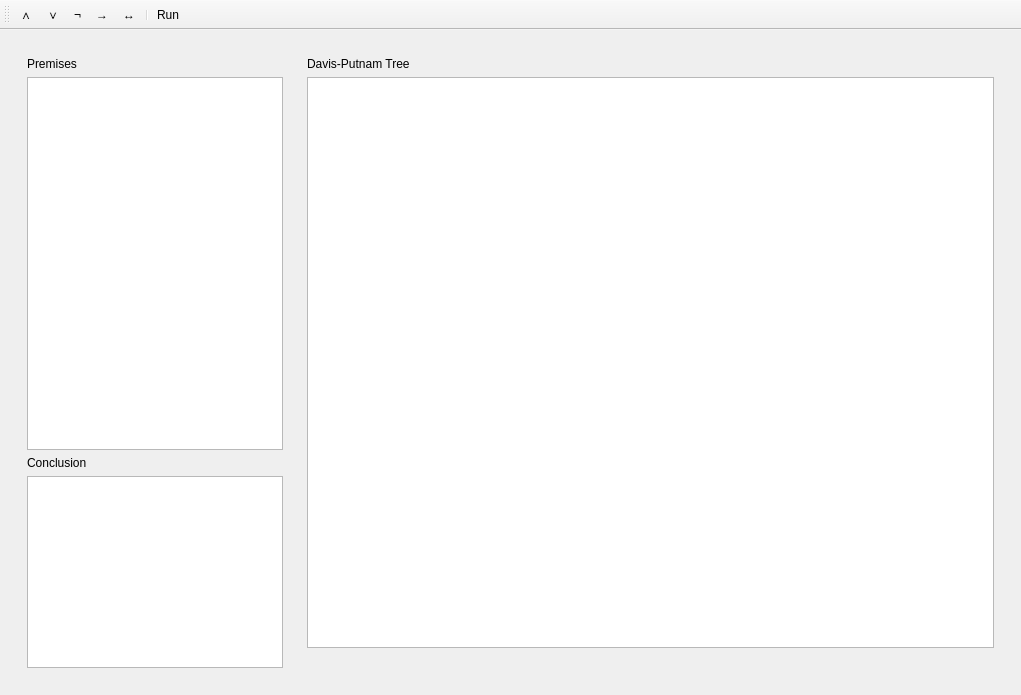
<?xml version="1.0" encoding="UTF-8"?>
<ui version="4.0">
 <class>MainWindow</class>
 <widget class="QMainWindow" name="MainWindow">
  <property name="geometry">
   <rect>
    <x>0</x>
    <y>0</y>
    <width>1021</width>
    <height>695</height>
   </rect>
  </property>
  <property name="sizePolicy">
   <sizepolicy hsizetype="Expanding" vsizetype="Expanding">
    <horstretch>0</horstretch>
    <verstretch>0</verstretch>
   </sizepolicy>
  </property>
  <property name="windowTitle">
   <string>Davis Putnam Tree</string>
  </property>
  <widget class="QWidget" name="centralwidget">
   <property name="enabled">
    <bool>true</bool>
   </property>
   <property name="sizePolicy">
    <sizepolicy hsizetype="MinimumExpanding" vsizetype="MinimumExpanding">
     <horstretch>1</horstretch>
     <verstretch>1</verstretch>
    </sizepolicy>
   </property>
   <layout class="QVBoxLayout" name="verticalLayout_9">
    <item>
     <widget class="QWidget" name="appWidget" native="true">
      <property name="sizePolicy">
       <sizepolicy hsizetype="Expanding" vsizetype="Expanding">
        <horstretch>0</horstretch>
        <verstretch>0</verstretch>
       </sizepolicy>
      </property>
      <layout class="QHBoxLayout" name="horizontalLayout_2">
       <property name="sizeConstraint">
        <enum>QLayout::SetNoConstraint</enum>
       </property>
       <item>
        <widget class="QWidget" name="inputWidget" native="true">
         <property name="sizePolicy">
          <sizepolicy hsizetype="Fixed" vsizetype="Preferred">
           <horstretch>0</horstretch>
           <verstretch>0</verstretch>
          </sizepolicy>
         </property>
         <layout class="QVBoxLayout" name="verticalLayout_8">
          <property name="sizeConstraint">
           <enum>QLayout::SetNoConstraint</enum>
          </property>
          <item>
           <widget class="QLabel" name="label">
            <property name="sizePolicy">
             <sizepolicy hsizetype="Fixed" vsizetype="Fixed">
              <horstretch>0</horstretch>
              <verstretch>0</verstretch>
             </sizepolicy>
            </property>
            <property name="text">
             <string>Premises</string>
            </property>
           </widget>
          </item>
          <item>
           <widget class="QPlainTextEdit" name="premiseBox">
            <property name="sizePolicy">
             <sizepolicy hsizetype="Fixed" vsizetype="Expanding">
              <horstretch>0</horstretch>
              <verstretch>0</verstretch>
             </sizepolicy>
            </property>
           </widget>
          </item>
          <item>
           <widget class="QLabel" name="label_2">
            <property name="sizePolicy">
             <sizepolicy hsizetype="Fixed" vsizetype="Fixed">
              <horstretch>0</horstretch>
              <verstretch>0</verstretch>
             </sizepolicy>
            </property>
            <property name="text">
             <string>Conclusion</string>
            </property>
           </widget>
          </item>
          <item>
           <widget class="QPlainTextEdit" name="conclusionBox">
            <property name="sizePolicy">
             <sizepolicy hsizetype="Fixed" vsizetype="Fixed">
              <horstretch>0</horstretch>
              <verstretch>0</verstretch>
             </sizepolicy>
            </property>
           </widget>
          </item>
         </layout>
        </widget>
       </item>
       <item>
        <widget class="QWidget" name="outputWidget" native="true">
         <property name="sizePolicy">
          <sizepolicy hsizetype="Expanding" vsizetype="Expanding">
           <horstretch>0</horstretch>
           <verstretch>0</verstretch>
          </sizepolicy>
         </property>
         <layout class="QVBoxLayout" name="verticalLayout_7">
          <property name="sizeConstraint">
           <enum>QLayout::SetNoConstraint</enum>
          </property>
          <item>
           <widget class="QLabel" name="label_3">
            <property name="sizePolicy">
             <sizepolicy hsizetype="Fixed" vsizetype="Fixed">
              <horstretch>0</horstretch>
              <verstretch>0</verstretch>
             </sizepolicy>
            </property>
            <property name="text">
             <string>Davis-Putnam Tree</string>
            </property>
           </widget>
          </item>
          <item>
           <widget class="QGraphicsView" name="treeDrawView">
            <property name="sizePolicy">
             <sizepolicy hsizetype="Expanding" vsizetype="Expanding">
              <horstretch>1</horstretch>
              <verstretch>1</verstretch>
             </sizepolicy>
            </property>
            <property name="sizeIncrement">
             <size>
              <width>1</width>
              <height>1</height>
             </size>
            </property>
            <property name="autoFillBackground">
             <bool>true</bool>
            </property>
            <property name="interactive">
             <bool>false</bool>
            </property>
           </widget>
          </item>
          <item>
           <widget class="QLabel" name="validityLabel">
            <property name="sizePolicy">
             <sizepolicy hsizetype="Expanding" vsizetype="Minimum">
              <horstretch>0</horstretch>
              <verstretch>0</verstretch>
             </sizepolicy>
            </property>
            <property name="text">
             <string/>
            </property>
           </widget>
          </item>
         </layout>
        </widget>
       </item>
      </layout>
     </widget>
    </item>
   </layout>
  </widget>
  <widget class="QToolBar" name="toolBar">
   <property name="sizePolicy">
    <sizepolicy hsizetype="Expanding" vsizetype="Fixed">
     <horstretch>0</horstretch>
     <verstretch>0</verstretch>
    </sizepolicy>
   </property>
   <property name="windowTitle">
    <string>toolBar</string>
   </property>
   <attribute name="toolBarArea">
    <enum>TopToolBarArea</enum>
   </attribute>
   <attribute name="toolBarBreak">
    <bool>false</bool>
   </attribute>
   <addaction name="actionConjunction"/>
   <addaction name="actionDisjunction"/>
   <addaction name="actionNegation"/>
   <addaction name="actionImplies"/>
   <addaction name="actionBiconditional"/>
   <addaction name="separator"/>
   <addaction name="actionRun"/>
  </widget>
  <action name="actionImplies">
   <property name="text">
    <string>→</string>
   </property>
   <property name="toolTip">
    <string>&lt;html&gt;&lt;head/&gt;&lt;body&gt;&lt;p&gt;Inserts the → symbol&lt;/p&gt;&lt;/body&gt;&lt;/html&gt;</string>
   </property>
   <property name="shortcut">
    <string>Ctrl+$</string>
   </property>
  </action>
  <action name="actionConjunction">
   <property name="text">
    <string>∧</string>
   </property>
   <property name="toolTip">
    <string>&lt;html&gt;&lt;head/&gt;&lt;body&gt;&lt;p&gt;Inserts the ∧ symbol&lt;/p&gt;&lt;/body&gt;&lt;/html&gt;</string>
   </property>
   <property name="shortcut">
    <string>Ctrl+&amp;</string>
   </property>
  </action>
  <action name="actionDisjunction">
   <property name="text">
    <string>∨</string>
   </property>
   <property name="shortcut">
    <string>Ctrl++</string>
   </property>
  </action>
  <action name="actionNegation">
   <property name="text">
    <string>¬</string>
   </property>
   <property name="toolTip">
    <string>Inserts the ¬ symbol</string>
   </property>
   <property name="shortcut">
    <string>Ctrl+!</string>
   </property>
  </action>
  <action name="actionBiconditional">
   <property name="text">
    <string>↔</string>
   </property>
   <property name="toolTip">
    <string>Inserts the ↔ symbol</string>
   </property>
   <property name="shortcut">
    <string>Ctrl+%</string>
   </property>
  </action>
  <action name="actionInsert_Premise">
   <property name="text">
    <string>Insert Premise</string>
   </property>
   <property name="toolTip">
    <string>Insert Premise Line</string>
   </property>
   <property name="shortcut">
    <string>Ctrl+A</string>
   </property>
  </action>
  <action name="actionInsert_Conclusion">
   <property name="text">
    <string>Insert Conclusion</string>
   </property>
   <property name="toolTip">
    <string>Insert Conclusion Line</string>
   </property>
   <property name="shortcut">
    <string>Ctrl+G</string>
   </property>
  </action>
  <action name="actionRun">
   <property name="text">
    <string>Run</string>
   </property>
   <property name="toolTip">
    <string>Creates the Davis-Putnam Tree</string>
   </property>
   <property name="shortcut">
    <string>Ctrl+R</string>
   </property>
  </action>
 </widget>
 <resources/>
 <connections/>
</ui>
